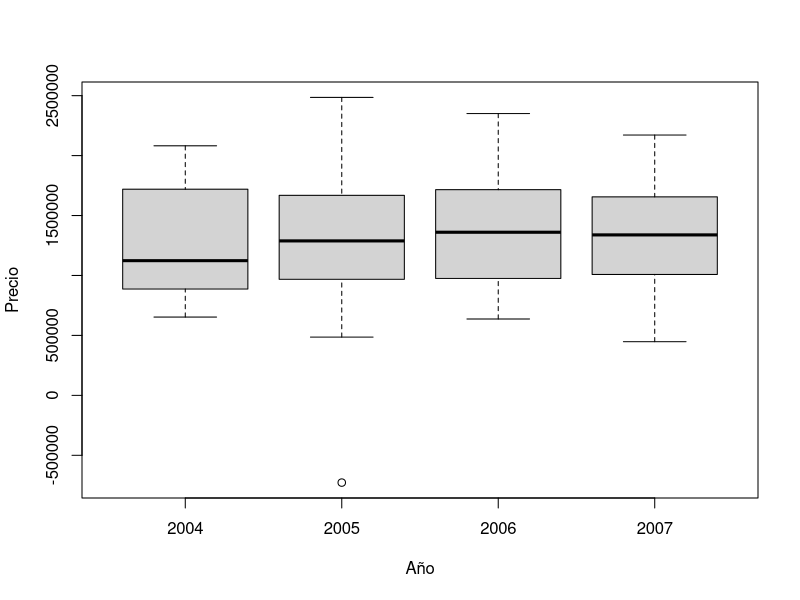
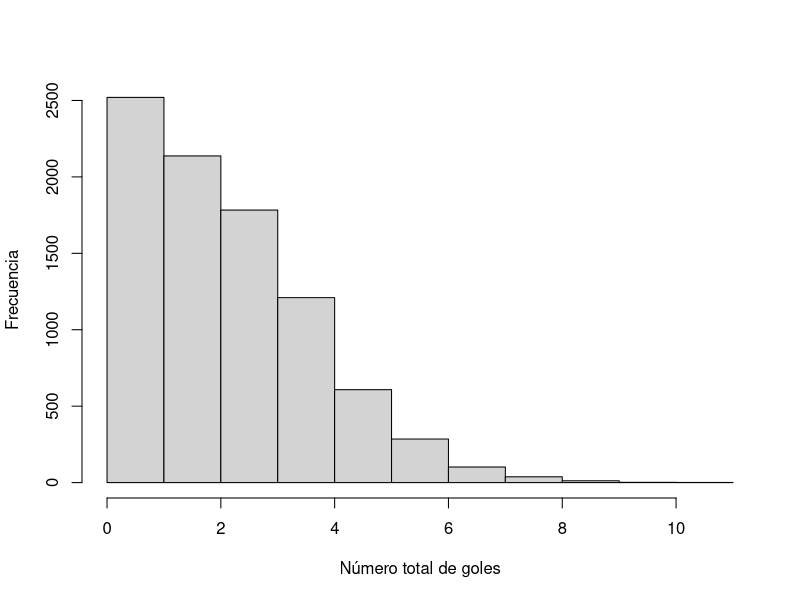
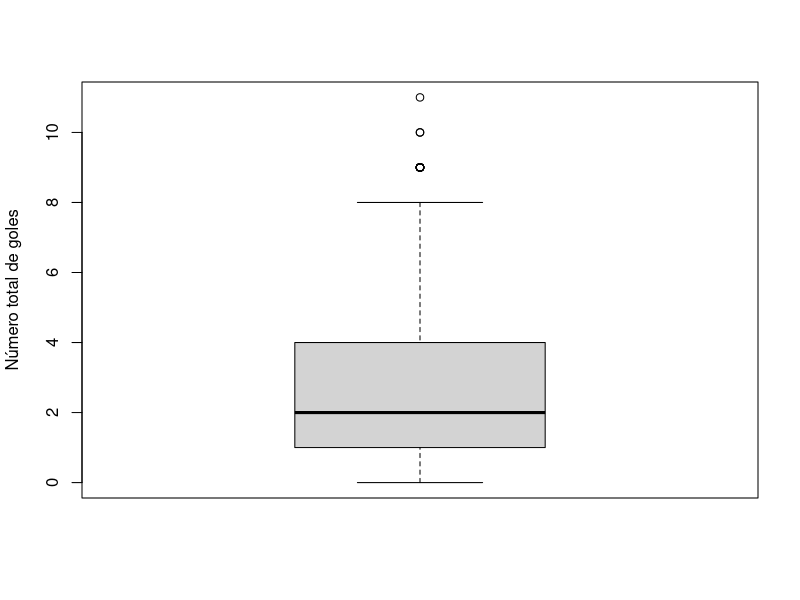
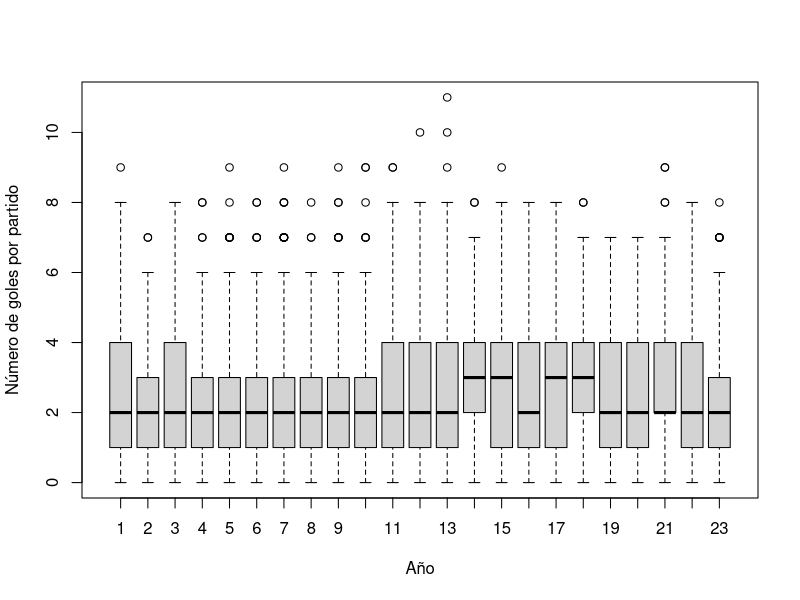

These charts were generated, in order, by the following R code:
## ---- chunk 1
library(readxl)
BD_Inmuebles_1 <- read_excel("BD-Inmuebles-1.xls", 
    col_types = c("text", "text", "text", 
        "numeric", "numeric", "date", "text", 
        "text"))
BD_Inmuebles_1 <- data.frame(BD_Inmuebles_1)
## ---- chunk 2
# Medidas de tendencia central
# Media
Superficie_media <- mean(BD_Inmuebles_1$Superficie)
# Mediana
Superficie_mediana <- median(BD_Inmuebles_1$Superficie)
# Moda
# Dado que tratamos con una variable numérica continua, no tiene sentido poner la moda
# Percentiles
Superficie_percentiles <- quantile(BD_Inmuebles_1$Superficie)

#Medidas de dispersión
# Varianza
Superficie_var <- var(BD_Inmuebles_1$Superficie)
# Desviación estándar
Superficie_std <- sd(BD_Inmuebles_1$Superficie)
# Rango
Superficie_rango <- max(BD_Inmuebles_1$Superficie) - min(BD_Inmuebles_1$Superficie)
# Rango intercuartílico
Superficie_rangointer <- quantile(BD_Inmuebles_1$Superficie, 0.75) - quantile(BD_Inmuebles_1$Superficie, 0.25)
# Coeficiente de variación
Superficie_cv <- (Superficie_std / Superficie_media) * 100

# Percentil 0.76 de los registros del 2005
library(dplyr)
BD_Inmuebles_1_2005 <- BD_Inmuebles_1 %>% filter(between(Fecha.Venta, as.POSIXct('2005-01-01'), as.POSIXct('2005-12-31')))
Superficie_percentil76 <- quantile(BD_Inmuebles_1_2005$Superficie, 0.76)
## ---- chunk 3
BD_Inmuebles_1_Yr <- filter(BD_Inmuebles_1, Operación == "Alquiler")
BD_Inmuebles_1_Yr$Fecha.Venta <- format(as.POSIXct(BD_Inmuebles_1_Yr$Fecha.Venta), "%Y")
BD_Inmuebles_1_Ingresos_Anuales <- BD_Inmuebles_1_Yr %>% group_by(Fecha.Venta) %>% summarise(Ventas = sum(Precio.Venta))
Max_Yr <- BD_Inmuebles_1_Ingresos_Anuales[which.max(BD_Inmuebles_1_Ingresos_Anuales$Ventas),1]
## ---- chunk 4
boxplot(data = BD_Inmuebles_1_Yr, Precio.Venta ~ Fecha.Venta, xlab = "Año", ylab = "Precio")
## ---- chunk 5
BD_Inmuebles_1_Venta <- filter(BD_Inmuebles_1, Operación == "Venta")
BD_Inmuebles_1_Alquiler <- filter(BD_Inmuebles_1, Operación == "Alquiler")
Cor_Superficie_Precio_Venta <- cor(BD_Inmuebles_1_Venta$Superficie, BD_Inmuebles_1_Venta$Precio.Venta)
Cor_Superficie_Precio_Alquiler <- cor(BD_Inmuebles_1_Alquiler$Superficie, BD_Inmuebles_1_Alquiler$Precio.Venta)
## ---- chunk 6
#importamos los datos
library(readr)
Futbol <- read.csv("Futbol.csv")
Futbol <- data.frame(Futbol)


#Manejamos los NA de los datos
sum(is.na(Futbol))
Futbol <- na.omit(Futbol)
## ---- chunk 7
#Agregamos variable número total de goles
Futbol$`Numero total de goles` <- Futbol$GL + Futbol$GV

# Medidas de tendencia central
# Media
Total_goles_media <- mean(Futbol$`Numero total de goles`)
# Mediana
Total_goles_mediana <- median(Futbol$`Numero total de goles`)
# Moda
moda <- function(x) {
  return(as.numeric(names(which.max(table(x)))))
}
Total_goles_moda <- moda(Futbol$`Numero total de goles`)
# Percentiles
Total_goles_percentiles <- quantile(Futbol$`Numero total de goles`)

#Medidas de dispersión
# Varianza
Total_goles_var <- var(Futbol$`Numero total de goles`)

# Desviación estándar
Total_goles_std <- sd(Futbol$`Numero total de goles`)
# Rango
Total_goles_rango <- max(Futbol$`Numero total de goles`) - min(Futbol$`Numero total de goles`)
# Rango intercuartílico
Total_goles_rangointer <- quantile(Futbol$`Numero total de goles`, 0.75) - quantile(Futbol$`Numero total de goles`, 0.25)
# Coeficiente de variación
Total_goles_cv <- (Total_goles_std / Total_goles_media) * 100

# Percentil 0.95 
library(dplyr)
Total_goles_percentil95 <- quantile(Futbol$`Numero total de goles`, 0.95)
## ---- chunk 8
hist(Futbol$`Numero total de goles`, main = paste(""),xlab = "Número total de goles", ylab = "Frecuencia")
## ---- chunk 9
boxplot(Futbol$`Numero total de goles`, ylab = "Número total de goles")
## ---- chunk 10
#Encontramos cuantos goles anotó y recibió cada equipo como visitante por año de jornada (Any)
visitante <- Futbol %>% group_by(Any, Visitant) %>% summarise(anotadosVisitante = sum(GV), recibidosVisitante = sum(GL))

#Encontramos cuantos goles anotó y recibió cada equipo como local por año de jornada (Any)
local<- Futbol %>% group_by(Any, Local) %>% summarise(anotadosLocal = sum(GL), recibidosLocal = sum(GV))

#Juntamos en un solo data frame la información previamente obtenida sobre goles anotados y recibidos 
goles <- visitante
goles$anotadosLocal <- local$anotadosLocal
goles$recibidosLocal <- local$recibidosLocal

#Encontramos cuantos goles anotó y recibió cada equipo en total por año de jornada (Any)
golesT <- goles  %>% group_by(Any, Visitant) %>% summarise(recibidos = recibidosLocal + recibidosVisitante, 
                             anotados = anotadosVisitante + anotadosLocal)

#Encontramos el índice de los equipos que anotaron y recibieron más goles por año de jornada (Any)
goles_Indice <- golesT  %>% group_by(Any) %>% summarise(masRecibidos = which.max(recibidos), masAnotados = which.max(anotados))

#Encontramos los equipos que más anotaron y recibieron goles por año de jornada (Any)
goles_Maximo <- data.frame(Any = goles_Indice$Any, masAnotados = golesT$Visitant[goles_Indice$masAnotados], 
                           masRecibidos = golesT$Visitant[goles_Indice$masRecibidos])
## ---- chunk 11
goles_Maximo
## ---- chunk 12
boxplot(data = Futbol, `Numero total de goles` ~ Any, xlab = "Año", ylab = "Número de goles por partido")
## ---- chunk 13
Cor_Futbol_Goles <- cor(Futbol$GL, Futbol$GV)
